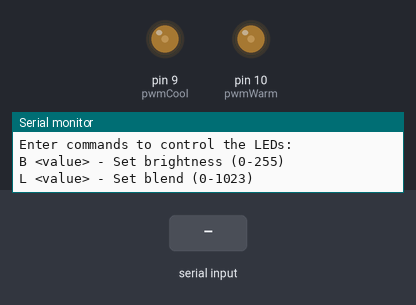
A sketch run on a simulated Arduino Uno, built with avr-gcc and run on an emulated ATmega328P. Shown: output pins drawn as LEDs (lit = HIGH), the last lines printed to the serial monitor. The test bench sets the inputs (shaded band).

Above: at 1.2 s.
1.3 s: "B \n" received over Serial
At 2.2 s:
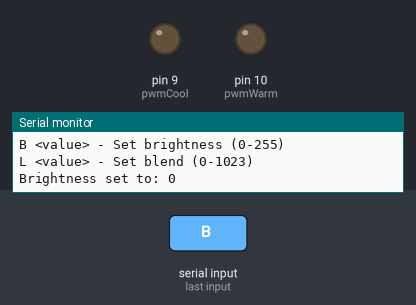
2.8 s: "L \n" received over Serial
4.3 s: "B 90\n" received over Serial
At 5.4 s:
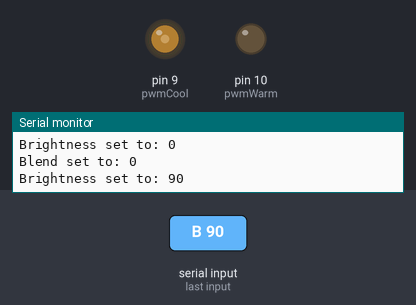
5.8 s: "L 90\n" received over Serial
At 6.7 s:
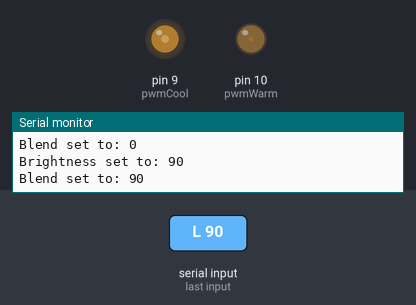
7.3 s: "B ,45\n" received over Serial
At 8.0 s:
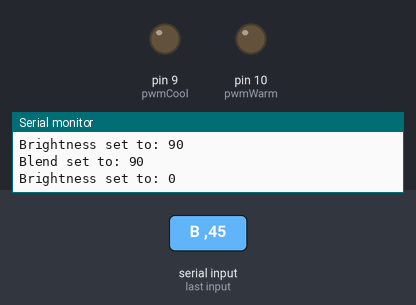
Timing chart, 0 to 9.8 s (numbered marks = the images above; inputs shaded):
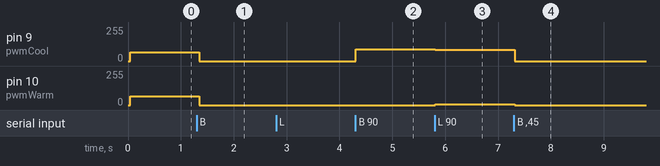

Measured:
- after the input at 1.3 s, pin 9 (pwmCool), pin 10 (pwmWarm): 64/255 → 0/255 after 0.05 s
- after the input at 4.3 s, pin 9 (pwmCool): 0/255 → 90/255 at once
- after the input at 5.8 s, pin 9 (pwmCool): 90/255 → 83/255 at once; pin 10 (pwmWarm): 0/255 → 7/255 at once
- after the input at 7.3 s, pin 9 (pwmCool): 83/255 → 0/255 at once; pin 10 (pwmWarm): 7/255 → 0/255 at once

The sketch:

CCT_controller_NoPot.ino
```cpp
// Pin definitions
const int pwmCool = 9;     // PWM pin for Cool White
const int pwmWarm = 10;    // PWM pin for Warm White

// Control variables
int brightness = 128;  // Overall brightness (0-255)
int blendValue = 512;  // Blending (0-1023) -- 0 = full cool, 1023 = full warm

void setup() {
  // Change the PWM frequency for pins 9 and 10 (Timer1)
  // Setting the prescaler to 8 will give a PWM frequency of ~10kHz
  TCCR1B = TCCR1B & 0b11111000 | 0x02;  // Set prescaler to 8

  pinMode(pwmCool, OUTPUT); // Set Cool White as PWM output
  pinMode(pwmWarm, OUTPUT); // Set Warm White as PWM output

  Serial.begin(9600); // Start serial communication
  Serial.println("Enter commands to control the LEDs:");
  Serial.println("B <value> - Set brightness (0-255)");
  Serial.println("L <value> - Set blend (0-1023)");
}

void loop() {
  // Check if data is available in the Serial buffer
  if (Serial.available() > 0) {
    String command = Serial.readStringUntil('\n'); // Read the incoming command

    // Parse the command
    if (command.startsWith("B ")) {
      brightness = command.substring(2).toInt(); // Extract and set brightness
      brightness = constrain(brightness, 0, 255); // Ensure it's within range
      Serial.print("Brightness set to: ");
      Serial.println(brightness);
    } else if (command.startsWith("L ")) {
      blendValue = command.substring(2).toInt(); // Extract and set blend
      blendValue = constrain(blendValue, 0, 1023); // Ensure it's within range
      Serial.print("Blend set to: ");
      Serial.println(blendValue);
    } else {
      Serial.println("Invalid command. Use 'B <value>' or 'L <value>'.");
    }
  }

  // Map blendValue to PWM outputs for cool and warm LEDs
  int blendCool = map(blendValue, 0, 1023, brightness, 0); // Cool decreases
  int blendWarm = map(blendValue, 0, 1023, 0, brightness); // Warm increases

  // Write PWM values to the MOSFETs
  analogWrite(pwmCool, blendCool);
  analogWrite(pwmWarm, blendWarm);

  // Short delay to allow for serial communication
  delay(50);
}
```
